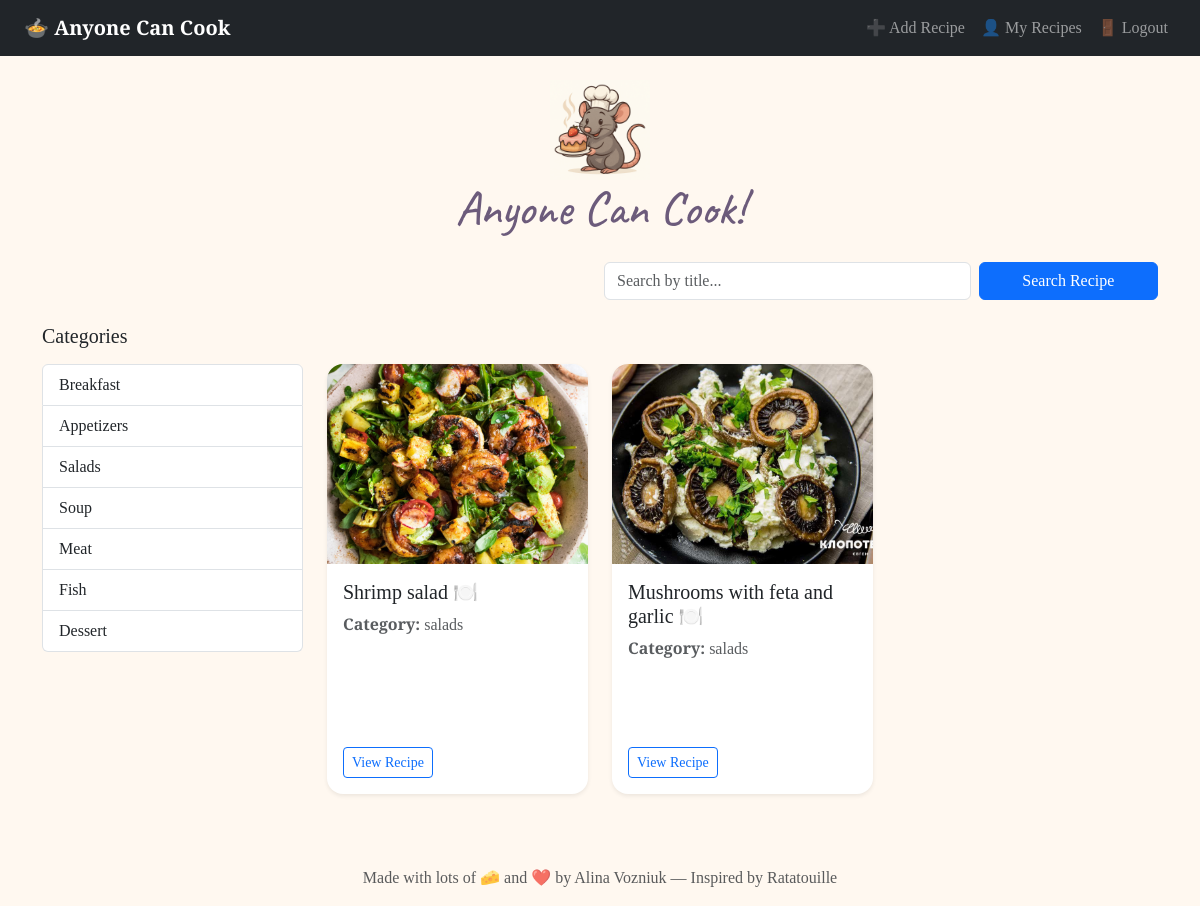
The app's page /?category=salads (signed in) with its own data.
### app.py (models this page shows)
class Recipe(db.Model):
    id = db.Column(db.Integer, primary_key=True)
    title = db.Column(db.String(150), nullable=False)
    category = db.Column(db.String(50), nullable=False)
    ingredients = db.Column(db.Text, nullable=False)
    process = db.Column(db.Text, nullable=False)
    image = db.Column(db.String(150))
    source = db.Column(db.String(250), nullable=True)
    date = db.Column(db.DateTime, default=datetime.utcnow)
    votes_interesting = db.Column(db.Integer, default=0)
    votes_mindblowing = db.Column(db.Integer, default=0)
    votes_false = db.Column(db.Integer, default=0)
    user_id = db.Column(db.Integer, db.ForeignKey('user.id'))

### app.py (the view)
@app.route('/', methods=['GET'])
def index():
    category = request.args.get('category')
    search = request.args.get('search')
    query = Recipe.query
    if category and category != 'all':
        query = query.filter_by(category=category)
    if search:
        query = query.filter(Recipe.title.contains(search))
    recipes = query.order_by(Recipe.id.desc()).all()
    return render_template('index.html', recipes=recipes, selected_category=category)

### app.py (called while the page is built)
@login_manager.user_loader
def load_user(user_id):
    return User.query.get(int(user_id))

### templates/index.html (shortened to what this page needs)
{% extends 'base.html' %}
{% block content %}
<form method="GET" class="row justify-content-end g-2 mb-4">
  <div class="col-md-4">
    <input type="text" class="form-control" name="search" placeholder="Search by title..." value="{{ request.args.get('search', '') }}">
  </div>
  <div class="col-md-2">
    <button type="submit" class="btn btn-primary w-100">Search Recipe</button>
  </div>
</form>
<div class="row">
  <div class="col-md-3 mb-4">
    <h5 class="mb-3">Categories</h5>
    <ul class="list-group">
      {% set categories = ['breakfast', 'appetizers', 'salads', 'soup', 'meat', 'fish', 'dessert'] %}
      {% for cat in categories %}
      <li class="list-group-item d-flex justify-content-between align-items-center">
        <a href="{{ url_for('index', category=cat) }}" class="text-decoration-none text-dark">
          {{ cat.capitalize() }}
        </a>
      </li>
      {% endfor %}
    </ul>
  </div>
  <div class="col-md-9" style="margin-top:40px;">
    <div class="row">
      {% for recipe in recipes %}
      <div class="col-md-6 col-lg-4 mb-4">
        <div class="card h-100 shadow-sm border-0" style="border-radius: 1rem; min-height: 430px;">
          {% if recipe.image %}
          <img src="{{ url_for('static', filename='uploads/' + recipe.image) }}" class="card-img-top rounded-top" style="height: 200px; object-fit: cover;">
          {% endif %}
          <div class="card-body d-flex flex-column">
            <h5 class="card-title">
              <a href="{{ url_for('recipe_detail', recipe_id=recipe.id) }}" class="text-decoration-none text-dark">
                {{ recipe.title }} 🍽️
              </a>
            </h5>
            <p class="text-muted"><strong>Category:</strong> {{ recipe.category }}</p>
            <div class="mt-auto">
              <a href="{{ url_for('recipe_detail', recipe_id=recipe.id) }}" class="btn btn-outline-primary btn-sm">View Recipe</a>
            </div>
          </div>
        </div>
      </div>
      {% endfor %}
    </div>
  </div>
</div>
{% endblock %}

### templates/base.html (style rules this page uses)
body { font-family: 'Playfair Display', serif; background-color: #fff8f0; }
.card-img-top { transition: transform 0.4s ease; border-top-left-radius: 1rem; border-top-right-radius: 1rem; }
.card { overflow: hidden; animation: fadeIn 0.6s ease-in; }
.card-title a { transition: color 0.3s ease, text-shadow 0.3s ease; }

### records on screen
Recipe: image (picture), title "Shrimp salad", category "salads"
Recipe: image (picture), title "Mushrooms with feta and garlic", category "salads"

### other values on screen
{{ cat.capitalize() }} "Breakfast" "Appetizers" "Salads" "Soup" "Meat" "Fish" "Dessert"
